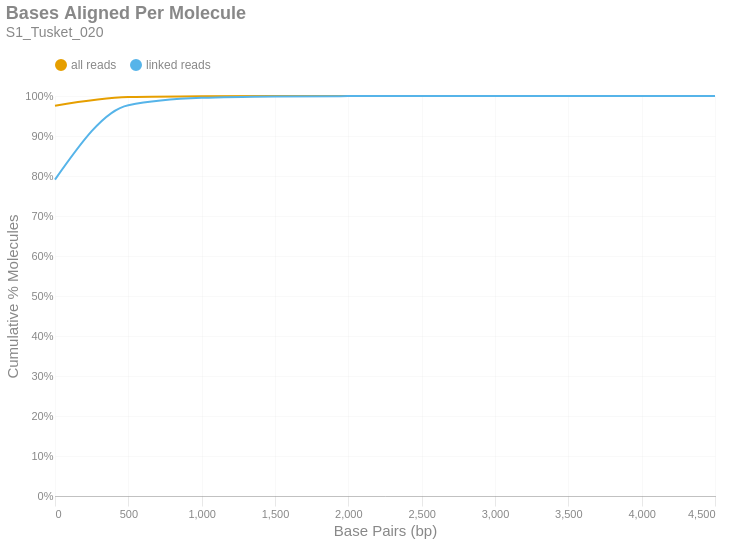

The notebook cell this image was saved under:
### Markdown cell above
### Bases Aligned Per Molecule
This is a cumulative frequency distribution showing the number of base pairs aligned per unique molecule. These data are shown in 500 bp bins. There are two distributions: one with `all reads` (yellow) and another with only `linked reads` (blue). The percent of molecules in the `linked reads` distribution is relative to the total number of linked molecules.

### Code cell
if SKIPLR:
    print_html(f"Skipped")
else:
    binned_df = consolidated_hist(valids['aligned_bp'], mask, 500, True)
    with SafeRender(binned_df):
        (
            density_plot(binned_df, 'Bases Aligned Per Molecule', samplename, 'basesper')
            .encode(
                x=alt.X('bin:Q', title="Base Pairs (bp)").axis(tickMinStep=500).scale(padding=0),
                y=alt.Y('value:Q', title='Cumulative % Molecules')
                    .axis(format='%')
                    .scale(domain = [0,1])
                    .stack(False),
                color=alt.Color("key:N").scale(domain = ["all reads", "linked reads"]),
                tooltip = [
                    alt.Tooltip("key:N", title = "Data Type"),
                    alt.Tooltip("range_label:N", title="Bases Aligned Per Molecule"),
                    alt.Tooltip("value:Q", format = ".2%", title="% Molecules (Cum.)")
                ]
            )
        ).display()

### Figure 1 — Vega-Lite specification as saved in the notebook (floating-point values rounded to 4 significant figures)
{"width": "container", "height": 400, "config": {"title": {"anchor": "start", "dy": -15, "fontSize": 18, "color": "#888888", "subtitleColor": "#888888", "subtitleFontSize": 14}, "arc": {"fill": "#0072B2"}, "axis": {"domainColor": "#888888", "domainWidth": 0.5, "gridWidth": 0.2, "grid": false, "titleFontWeight": 400, "titleFontSize": 15, "labelFontSize": 11, "labelColor": "#888888", "tickColor": "#888888", "tickWidth": 0.2, "titleColor": "#888888"}, "axisBand": {"grid": false}, "axisX": {"grid": true, "tickSize": 10, "domainCap": "round"}, "axisY": {"domain": false, "grid": true, "tickSize": 0, "domainCap": "round"}, "background": "transparent", "header": {"labelFontSize": 15, "labelColor": "#888888", "titleFontSize": 15, "titleFontWeight": 600, "titleColor": "#888888"}, "legend": {"labelFont": "sans-serif", "labelFontSize": 12, "labelColor": "#888888", "symbolSize": 100, "symbolType": "circle", "titleFontSize": 12, "titlePadding": 10, "titleColor": "#888888", "title": null, "orient": "top"}, "range": {"category": ["#E69F00", "#56B4E9", "#009E73", "#F0E442", "#0072B2", "#D55E00", "#CC79A7", "#000000"], "diverging": ["#cfe8f3", "#a2d4ec", "#73bfe2", "#46abdb", "#1696d2", "#12719e"]}, "area": {"fill": "#0072B2", "fillOpacity": 0.7, "line": true, "strokeOpacity": 0.7}, "line": {"color": "#0072B2", "stroke": "#0072B2", "strokeWidth": 2}, "trail": {"color": "#0072B2", "stroke": "#0072B2", "strokeWidth": 0, "size": 1}, "point": {"filled": true, "fillOpacity": 1.0, "size": 95}, "text": {"color": "#888888", "fontSize": 11, "align": "right", "fontWeight": 400, "size": 11}, "bar": {"fill": "#0072B2", "stroke": null}, "view": {"stroke": null, "continuousWidth": 660, "continuousHeight": 400}}, "data": {"name": "data-74d5d2fd529c0a4ca2eaa9dd1d5883b7"}, "mark": {"type": "line", "interpolate": "monotone", "point": {"opacity": 0, "size": 275}}, "encoding": {"color": {"field": "key", "scale": {"domain": ["all reads", "linked reads"]}, "type": "nominal"}, "tooltip": [{"field": "key", "title": "Data Type", "type": "nominal"}, {"field": "range_label", "title": "Bases Aligned Per Molecule", "type": "nominal"}, {"field": "value", "format": ".2%", "title": "% Molecules (Cum.)", "type": "quantitative"}], "x": {"axis": {"tickMinStep": 500}, "field": "bin", "scale": {"padding": 0}, "title": "Base Pairs (bp)", "type": "quantitative"}, "y": {"axis": {"format": "%"}, "field": "value", "scale": {"domain": [0, 1]}, "stack": false, "title": "Cumulative % Molecules", "type": "quantitative"}}, "params": [{"name": "param_c36ac31b6afebe62", "select": {"type": "point", "fields": ["key"]}, "bind": "legend"}], "title": {"text": "Bases Aligned Per Molecule", "subtitle": "S1_Tusket_020"}, "transform": [{"fold": ["all reads (cumsum)", "linked reads (cumsum)"]}, {"calculate": "replace(datum.key, ' (cumsum)', '')", "as": "key"}, {"filter": {"param": "param_c36ac31b6afebe62"}}], "usermeta": {"embedOptions": {"downloadFileName": "S1_Tusket_020.basesper"}}, "$schema": "https://vega.github.io/schema/vega-lite/v6.1.0.json", "datasets": {"data-74d5d2fd529c0a4ca2eaa9dd1d5883b7": [{"bin": "0.0", "interval": "0.0-500.0", "all reads": 0.9756, "linked reads": 0.791, "all reads (cumsum)": 0.9756, "linked reads (cumsum)": 0.791, "range_label": "0-499"}, {"bin": "500.0", "interval": "500.0-1000.0", "all reads": 0.02178, "linked reads": 0.186, "all reads (cumsum)": 0.9974, "linked reads (cumsum)": 0.977, "range_label": "500-999"}, {"bin": "1000.0", "interval": "1000.0-1500.0", "all reads": 0.002118, "linked reads": 0.01839, "all reads (cumsum)": 0.9995, "linked reads (cumsum)": 0.9954, "range_label": "1000-1499"}, {"bin": "1500.0", "interval": "1500.0-2000.0", "all reads": 0.0004001, "linked reads": 0.003487, "all reads (cumsum)": 0.9999, "linked reads (cumsum)": 0.9989, "range_label": "1500-1999"}, {"bin": "2000.0", "interval": "2000.0-2500.0", "all reads": 9.277e-05, "linked reads": 0.0008087, "all reads (cumsum)": 1.0, "linked reads (cumsum)": 0.9997, "range_label": "2000-2499"}, {"bin": "2500.0", "interval": "2500.0-3000.0", "all reads": 2.637e-05, "linked reads": 0.0002298, "all reads (cumsum)": 1.0, "linked reads (cumsum)": 0.9999, "range_label": "2500-2999"}, {"bin": "3000.0", "interval": "3000.0-3500.0", "all reads": 5.859e-06, "linked reads": 5.108e-05, "all reads (cumsum)": 1.0, "linked reads (cumsum)": 1.0, "range_label": "3000-3499"}, {"bin": "3500.0", "interval": "3500.0-4000.0", "all reads": 1.674e-06, "linked reads": 1.459e-05, "all reads (cumsum)": 1.0, "linked reads (cumsum)": 1.0, "range_label": "3500-3999"}, {"bin": "4000.0", "interval": "4000.0-4500.0", "all reads": 5.58e-07, "linked reads": 4.864e-06, "all reads (cumsum)": 1.0, "linked reads (cumsum)": 1.0, "range_label": "4000-4499"}, {"bin": "4500.0", "interval": "4500.0-5000.0", "all reads": 1.395e-07, "linked reads": 1.216e-06, "all reads (cumsum)": 1.0, "linked reads (cumsum)": 1.0, "range_label": "4500-4999"}]}}
